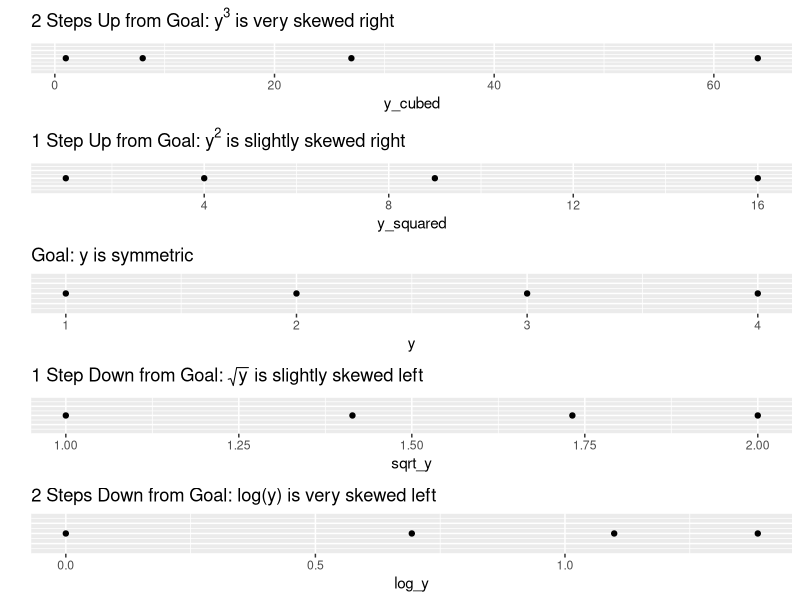

Recreate this plot in R.
## ---- chunk 1
knitr::opts_chunk$set(cache = TRUE)
library(gridExtra)
library(ggplot2)
library(dplyr)
## ---- chunk 2
example <- data.frame(
  y = c(1, 2, 3, 4),
  y_squared = c(1, 2, 3, 4)^2,
  y_cubed = c(1, 2, 3, 4)^3,
  sqrt_y = c(1, 2, 3, 4)^0.5,
  log_y = log(c(1, 2, 3, 4))
)
## ---- chunk 3
p0 <- ggplot(data = example, mapping = aes(x = y_cubed, y = 0)) +
  geom_point() +
  ggtitle(expression(paste("2 Steps Up from Goal: ", y^3, " is very skewed right"))) +
  ylab("") +
  theme(axis.text.y=element_blank(), axis.ticks.y = element_blank())

p1 <- ggplot(data = example, mapping = aes(x = y_squared, y = 0)) +
  geom_point() +
  ggtitle(expression(paste("1 Step Up from Goal: ", y^2, " is slightly skewed right"))) +
  ylab("") +
  theme(axis.text.y=element_blank(), axis.ticks.y = element_blank())

p2 <- ggplot(data = example, mapping = aes(x = y, y = 0)) +
  geom_point() +
  ggtitle("Goal: y is symmetric") +
  ylab("") +
  theme(axis.text.y=element_blank(), axis.ticks.y = element_blank())

p3 <- ggplot(data = example, mapping = aes(x = sqrt_y, y = 0)) +
  geom_point() +
  ggtitle(expression(paste("1 Step Down from Goal: ", sqrt(y), " is slightly skewed left"))) +
  ylab("") +
  theme(axis.text.y=element_blank(), axis.ticks.y = element_blank())

p4 <- ggplot(data = example, mapping = aes(x = log_y, y = 0)) +
  geom_point() +
  ggtitle("2 Steps Down from Goal: log(y) is very skewed left") +
  ylab("") +
  theme(axis.text.y=element_blank(), axis.ticks.y = element_blank())

grid.arrange(p0, p1, p2, p3, p4, ncol = 1)
